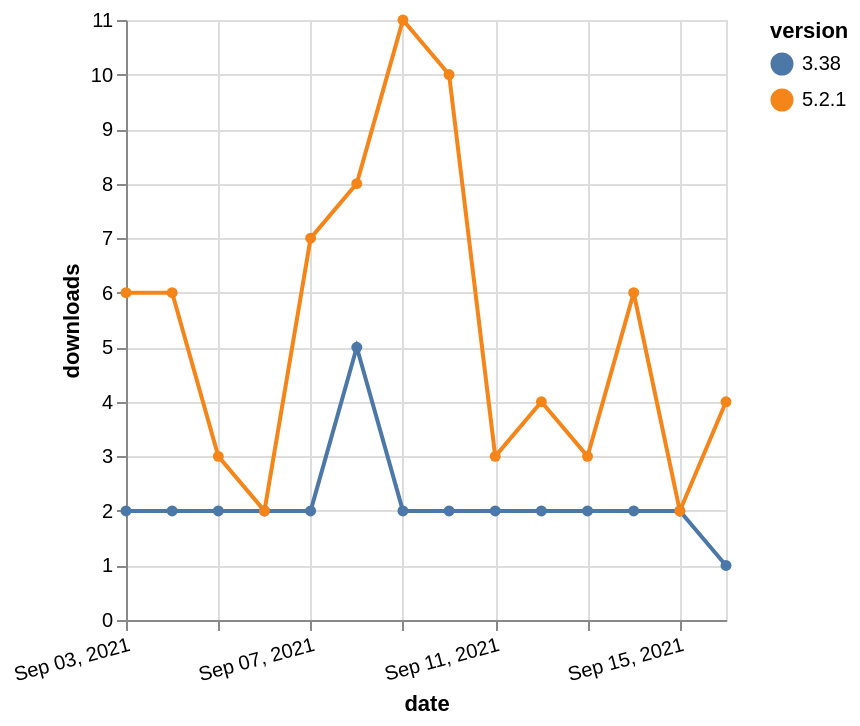

Describe this chart as a Vega-Lite specification.
### Vega-Lite specification from a JSON file in a GitHub repository (floating-point values rounded to 4 significant figures)
{"$schema": "https://vega.github.io/schema/vega-lite/v5.json", "description": "A simple bar chart with embedded data.", "data": {"values": [{"date": "2021-09-03", "total": 3982, "delta": 2, "version": "3.38"}, {"date": "2021-09-04", "total": 3984, "delta": 2, "version": "3.38"}, {"date": "2021-09-05", "total": 3986, "delta": 2, "version": "3.38"}, {"date": "2021-09-06", "total": 3988, "delta": 2, "version": "3.38"}, {"date": "2021-09-07", "total": 3990, "delta": 2, "version": "3.38"}, {"date": "2021-09-08", "total": 3995, "delta": 5, "version": "3.38"}, {"date": "2021-09-09", "total": 3997, "delta": 2, "version": "3.38"}, {"date": "2021-09-10", "total": 3999, "delta": 2, "version": "3.38"}, {"date": "2021-09-11", "total": 4001, "delta": 2, "version": "3.38"}, {"date": "2021-09-12", "total": 4003, "delta": 2, "version": "3.38"}, {"date": "2021-09-13", "total": 4005, "delta": 2, "version": "3.38"}, {"date": "2021-09-14", "total": 4007, "delta": 2, "version": "3.38"}, {"date": "2021-09-15", "total": 4009, "delta": 2, "version": "3.38"}, {"date": "2021-09-16", "total": 4010, "delta": 1, "version": "3.38"}, {"date": "2021-09-03", "total": 38558, "delta": 6, "version": "5.2.1"}, {"date": "2021-09-04", "total": 38564, "delta": 6, "version": "5.2.1"}, {"date": "2021-09-05", "total": 38567, "delta": 3, "version": "5.2.1"}, {"date": "2021-09-06", "total": 38569, "delta": 2, "version": "5.2.1"}, {"date": "2021-09-07", "total": 38576, "delta": 7, "version": "5.2.1"}, {"date": "2021-09-08", "total": 38584, "delta": 8, "version": "5.2.1"}, {"date": "2021-09-09", "total": 38595, "delta": 11, "version": "5.2.1"}, {"date": "2021-09-10", "total": 38605, "delta": 10, "version": "5.2.1"}, {"date": "2021-09-11", "total": 38608, "delta": 3, "version": "5.2.1"}, {"date": "2021-09-12", "total": 38612, "delta": 4, "version": "5.2.1"}, {"date": "2021-09-13", "total": 38615, "delta": 3, "version": "5.2.1"}, {"date": "2021-09-14", "total": 38621, "delta": 6, "version": "5.2.1"}, {"date": "2021-09-15", "total": 38623, "delta": 2, "version": "5.2.1"}, {"date": "2021-09-16", "total": 38627, "delta": 4, "version": "5.2.1"}]}, "width": "container", "mark": {"type": "line", "point": {"filled": true}}, "encoding": {"x": {"field": "date", "type": "temporal", "timeUnit": "yearmonthdate", "title": "date", "axis": {"labelAngle": -15}}, "y": {"field": "delta", "type": "quantitative", "title": "downloads"}, "color": {"field": "version", "type": "nominal"}, "tooltip": {"field": "delta"}}}
